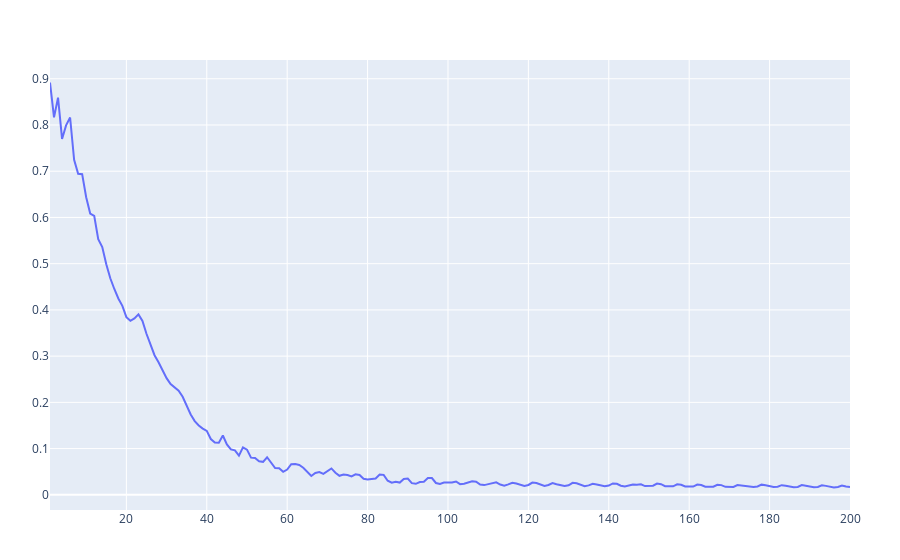

Source (notebook cell):
### Code cell
plot(sol.distance_trace)

### Figure 1 — Plotly figure (JSON) as saved in the notebook; plotly's stock layout.template omitted (floating-point values rounded to 4 significant figures; data arrays with more than 128 entries replaced by an {"elided": "..."} marker saying what was removed)
{"data": [{"type": "scatter", "x": {"elided": "200 int values"}, "y": {"elided": "200 float values"}}], "layout": {"margin": {"b": 50, "l": 50, "r": 50, "t": 60}}}
